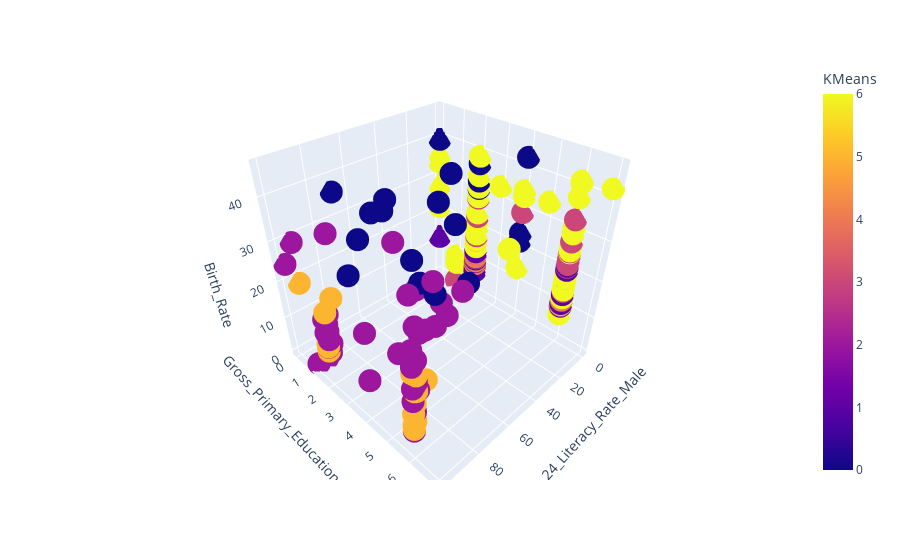

Notebook code cell kept with this figure:
### Code cell
import plotly.express as px

fig = px.scatter_3d(df, x='Youth_15_24_Literacy_Rate_Male', y='Gross_Primary_Education_Enrollment', z='Birth_Rate',
              color='KMeans')
fig.show()

### Figure 1 — Plotly figure (JSON) as saved in the notebook; plotly's stock layout.template omitted (floating-point values rounded to 4 significant figures; data arrays with more than 128 entries replaced by an {"elided": "..."} marker saying what was removed)
{"data": [{"hovertemplate": "Youth_15_24_Literacy_Rate_Male=%{x}<br>Gross_Primary_Education_Enrollment=%{y}<br>Birth_Rate=%{z}<br>KMeans=%{marker.color}<extra></extra>", "legendgroup": "", "marker": {"color": {"elided": "202 int values"}, "coloraxis": "coloraxis", "symbol": "circle"}, "mode": "markers", "name": "", "scene": "scene", "showlegend": false, "type": "scatter3d", "x": {"elided": "202 int values"}, "y": {"elided": "202 int values"}, "z": {"elided": "202 float values"}}], "layout": {"coloraxis": {"colorbar": {"title": {"text": "KMeans"}}, "colorscale": [[0, "#0d0887"], [0.1111, "#46039f"], [0.2222, "#7201a8"], [0.3333, "#9c179e"], [0.4444, "#bd3786"], [0.5556, "#d8576b"], [0.6667, "#ed7953"], [0.7778, "#fb9f3a"], [0.8889, "#fdca26"], [1, "#f0f921"]]}, "legend": {"tracegroupgap": 0}, "margin": {"t": 60}, "scene": {"domain": {"x": [0, 1], "y": [0, 1]}, "xaxis": {"title": {"text": "Youth_15_24_Literacy_Rate_Male"}}, "yaxis": {"title": {"text": "Gross_Primary_Education_Enrollment"}}, "zaxis": {"title": {"text": "Birth_Rate"}}}}}
